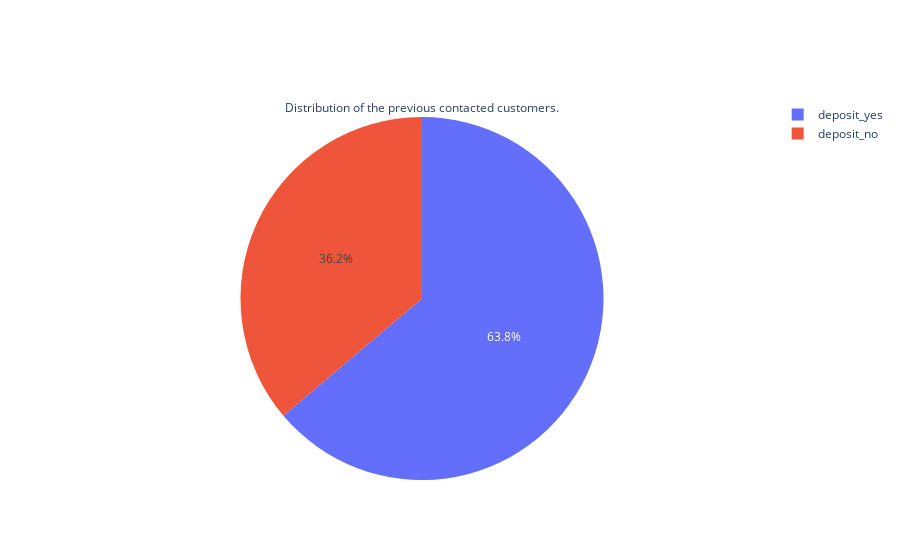

Source (notebook cell):
### Code cell
labels = ['deposit_yes', 'deposit_no']
values = [prev_contacts_yes,prev_contacts_no]

fig = go.Figure(data=[go.Pie(labels=labels, values=values, title="Distribution of the previous contacted customers.")])
fig.show()

### Figure 1 — Plotly figure (JSON) as saved in the notebook; plotly's stock layout.template omitted (floating-point values rounded to 4 significant figures)
{"data": [{"labels": ["deposit_yes", "deposit_no"], "title": {"text": "Distribution of the previous contacted customers."}, "type": "pie", "values": [967, 548]}], "layout": {"autosize": true}}
